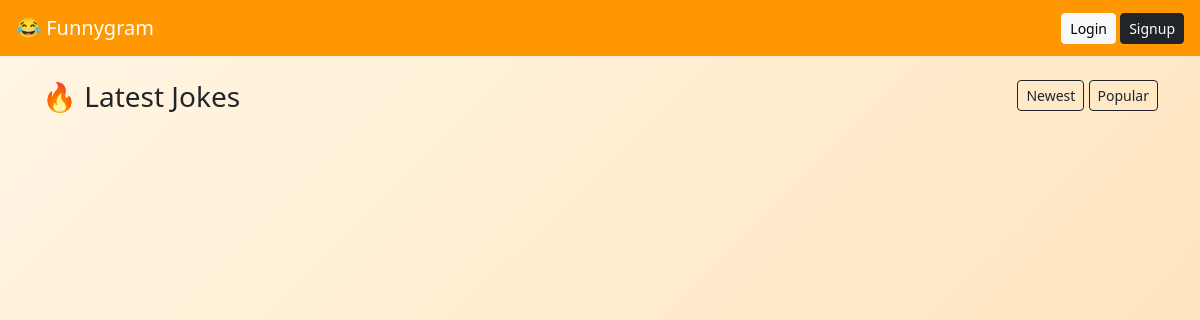
Page /?sort=likes on the earlier database version.
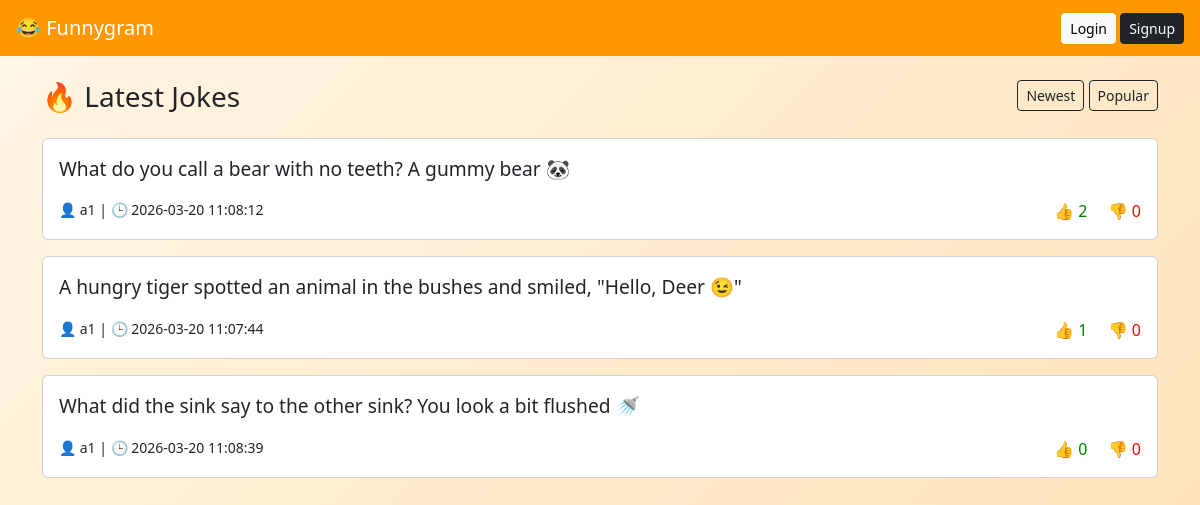
Same page on the later database version.
### tables this page shows
CREATE TABLE jokes (
    id INTEGER PRIMARY KEY AUTOINCREMENT,
    user_id INTEGER,
    content TEXT,
    likes INTEGER DEFAULT 0,
    dislikes INTEGER DEFAULT 0,
    created_at DATETIME DEFAULT CURRENT_TIMESTAMP
);

CREATE TABLE users (
    id INTEGER PRIMARY KEY AUTOINCREMENT,
    username TEXT,
    password TEXT
);

### index.php (the view)
<?php include 'db.php';
$sort = isset($_GET['sort']) && $_GET['sort'] == 'likes' ? 'likes DESC' : 'created_at DESC';
$res = $db->query("SELECT jokes.*, users.username
FROM jokes JOIN users ON users.id=jokes.user_id
ORDER BY $sort");
?>
<link rel="stylesheet" href="style.css">
<link href="https://cdn.jsdelivr.net/npm/bootstrap@5.3.0/dist/css/bootstrap.min.css" rel="stylesheet">
<nav class="navbar navbar-dark px-3">
    <span class="navbar-brand">😂 Funnygram</span>
    <div>
        <?php if(isset($_SESSION['user_id'])) { ?>
            <a href="dashboard.php" class="btn btn-light btn-sm">Dashboard</a>
            <a href="logout.php" class="btn btn-dark btn-sm">Logout</a>
        <?php } else { ?>
            <a href="login.php" class="btn btn-light btn-sm">Login</a>
            <a href="signup.php" class="btn btn-dark btn-sm">Signup</a>
        <?php } ?>
    </div>
</nav>
<div class="container mt-4">
    <div class="d-flex justify-content-between mb-3">
        <h3>🔥 Latest Jokes</h3>
        <div>
            <a href="?sort=date" class="btn btn-outline-dark btn-sm">Newest</a>
            <a href="?sort=likes" class="btn btn-outline-dark btn-sm">Popular</a>
        </div>
    </div>
    <?php while ($row = $res->fetchArray()) { ?>
        <div class="card p-3 mb-3">
            <p class="joke-text"><?= htmlspecialchars($row['content']) ?></p>
            <div class="d-flex justify-content-between">
                <small>👤 <?= $row['username'] ?> | 🕒 <?= $row['created_at'] ?></small>
                <div>
                    <a href="like.php?id=<?= $row['id'] ?>&type=like" class="like-btn text-decoration-none">
                        👍 <?= $row['likes'] ?>
                    </a>
                    <a href="like.php?id=<?= $row['id'] ?>&type=dislike" class="ms-3 dislike-btn text-decoration-none">
                        👎 <?= $row['dislikes'] ?>
                    </a>
                </div>
            </div>
        </div>
    <?php } ?>
</div>

Differences in the rows shown:
added jokes: content "What do you call a bear with no teeth? A gummy bear 🐼", user.username "a1", created_at "2026-03-20 11:08:12", likes "2", dislikes "0"
added jokes: content "A hungry tiger spotted an animal in the bushes and smiled, \"Hello, Deer 😉\"", user.username "a1", created_at "2026-03-20 11:07:44", likes "1", dislikes "0"
added jokes: content "What did the sink say to the other sink? You look a bit flushed 🚿", user.username "a1", created_at "2026-03-20 11:08:39", likes "0", dislikes "0"
